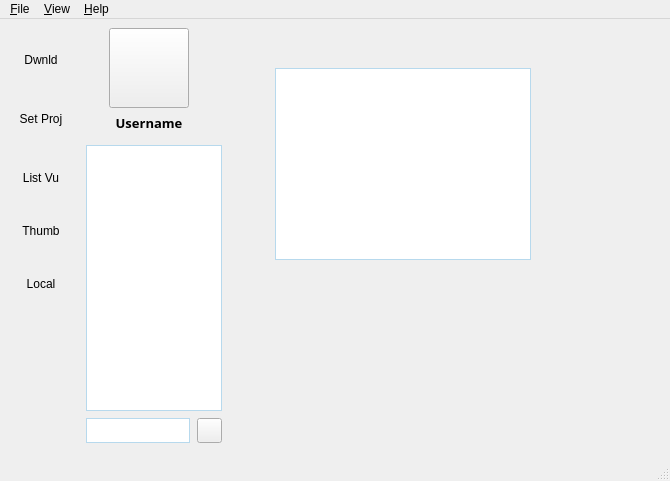
<?xml version="1.0" encoding="UTF-8"?>
<ui version="4.0">
 <class>CGHubDownloader</class>
 <widget class="QMainWindow" name="CGHubDownloader">
  <property name="geometry">
   <rect>
    <x>0</x>
    <y>0</y>
    <width>670</width>
    <height>481</height>
   </rect>
  </property>
  <property name="windowTitle">
   <string>CGHub Downloader</string>
  </property>
  <property name="windowIcon">
   <iconset resource="resources.qrc">
    <normaloff>:/appicon.png</normaloff>:/appicon.png</iconset>
  </property>
  <property name="tabShape">
   <enum>QTabWidget::Rounded</enum>
  </property>
  <widget class="QWidget" name="centralwidget">
   <property name="styleSheet">
    <string notr="true">/*QWidget {
	background-color: qlineargradient(spread:pad, x1:1, y1:1, x2:1, y2:0, stop:0 rgba(218, 218, 218, 255), stop:1 rgba(255, 255, 255, 255))
}*/

QListWidget, QListView, QTableWidget, QTableView, QLineEdit {
	border: 1px solid #b7d9ed;
}

QGroupBox {
   border: none;
}
</string>
   </property>
   <layout class="QHBoxLayout" name="horizontalLayout_2">
    <item>
     <layout class="QHBoxLayout" name="horizontalLayout">
      <item>
       <widget class="QWidget" name="widget" native="true">
        <layout class="QVBoxLayout" name="verticalLayout_4">
         <property name="spacing">
          <number>3</number>
         </property>
         <property name="margin">
          <number>7</number>
         </property>
         <item>
          <widget class="QToolButton" name="download_buttonWidget">
           <property name="minimumSize">
            <size>
             <width>50</width>
             <height>50</height>
            </size>
           </property>
           <property name="toolTip">
            <string>Download this user's images</string>
           </property>
           <property name="text">
            <string>Dwnld</string>
           </property>
           <property name="icon">
            <iconset resource="resources.qrc">
             <normaloff>:/download.png</normaloff>:/download.png</iconset>
           </property>
           <property name="iconSize">
            <size>
             <width>50</width>
             <height>50</height>
            </size>
           </property>
           <property name="autoRaise">
            <bool>true</bool>
           </property>
          </widget>
         </item>
         <item>
          <widget class="Line" name="line_2">
           <property name="lineWidth">
            <number>0</number>
           </property>
           <property name="orientation">
            <enum>Qt::Horizontal</enum>
           </property>
          </widget>
         </item>
         <item>
          <widget class="QToolButton" name="setproject_buttonWidget">
           <property name="minimumSize">
            <size>
             <width>50</width>
             <height>50</height>
            </size>
           </property>
           <property name="toolTip">
            <string>Set download location</string>
           </property>
           <property name="text">
            <string>Set Proj</string>
           </property>
           <property name="icon">
            <iconset resource="resources.qrc">
             <normaloff>:/project.png</normaloff>:/project.png</iconset>
           </property>
           <property name="iconSize">
            <size>
             <width>50</width>
             <height>50</height>
            </size>
           </property>
           <property name="autoRaise">
            <bool>true</bool>
           </property>
          </widget>
         </item>
         <item>
          <widget class="Line" name="line">
           <property name="frameShadow">
            <enum>QFrame::Sunken</enum>
           </property>
           <property name="lineWidth">
            <number>0</number>
           </property>
           <property name="orientation">
            <enum>Qt::Horizontal</enum>
           </property>
          </widget>
         </item>
         <item>
          <widget class="QToolButton" name="tableview_buttonWidget">
           <property name="minimumSize">
            <size>
             <width>50</width>
             <height>50</height>
            </size>
           </property>
           <property name="toolTip">
            <string>Switch to table view</string>
           </property>
           <property name="text">
            <string>List Vu</string>
           </property>
           <property name="icon">
            <iconset resource="resources.qrc">
             <normaloff>:/tableview.png</normaloff>:/tableview.png</iconset>
           </property>
           <property name="iconSize">
            <size>
             <width>50</width>
             <height>50</height>
            </size>
           </property>
           <property name="autoRaise">
            <bool>true</bool>
           </property>
          </widget>
         </item>
         <item>
          <widget class="QToolButton" name="thumbnailview_buttonWidget">
           <property name="minimumSize">
            <size>
             <width>50</width>
             <height>50</height>
            </size>
           </property>
           <property name="toolTip">
            <string>Switch to thumbnail view</string>
           </property>
           <property name="text">
            <string>Thumb</string>
           </property>
           <property name="icon">
            <iconset resource="resources.qrc">
             <normaloff>:/thumbnailview.png</normaloff>:/thumbnailview.png</iconset>
           </property>
           <property name="iconSize">
            <size>
             <width>50</width>
             <height>50</height>
            </size>
           </property>
           <property name="autoRaise">
            <bool>true</bool>
           </property>
          </widget>
         </item>
         <item>
          <widget class="QToolButton" name="localview_buttonWidget">
           <property name="minimumSize">
            <size>
             <width>50</width>
             <height>50</height>
            </size>
           </property>
           <property name="toolTip">
            <string>Switch to local folder view</string>
           </property>
           <property name="text">
            <string>Local</string>
           </property>
           <property name="icon">
            <iconset resource="resources.qrc">
             <normaloff>:/localview.png</normaloff>:/localview.png</iconset>
           </property>
           <property name="iconSize">
            <size>
             <width>50</width>
             <height>50</height>
            </size>
           </property>
           <property name="autoRaise">
            <bool>true</bool>
           </property>
          </widget>
         </item>
         <item>
          <spacer name="verticalSpacer">
           <property name="orientation">
            <enum>Qt::Vertical</enum>
           </property>
           <property name="sizeHint" stdset="0">
            <size>
             <width>20</width>
             <height>40</height>
            </size>
           </property>
          </spacer>
         </item>
        </layout>
       </widget>
      </item>
      <item>
       <layout class="QVBoxLayout" name="verticalLayout_3">
        <item>
         <widget class="QWidget" name="avatarhold_widget" native="true">
          <property name="sizePolicy">
           <sizepolicy hsizetype="Preferred" vsizetype="Preferred">
            <horstretch>0</horstretch>
            <verstretch>0</verstretch>
           </sizepolicy>
          </property>
          <property name="minimumSize">
           <size>
            <width>0</width>
            <height>80</height>
           </size>
          </property>
          <property name="maximumSize">
           <size>
            <width>140</width>
            <height>16777215</height>
           </size>
          </property>
          <widget class="QToolButton" name="avatar_buttonWidget">
           <property name="geometry">
            <rect>
             <x>30</x>
             <y>0</y>
             <width>80</width>
             <height>80</height>
            </rect>
           </property>
           <property name="text">
            <string/>
           </property>
           <property name="iconSize">
            <size>
             <width>50</width>
             <height>50</height>
            </size>
           </property>
           <property name="autoRaise">
            <bool>false</bool>
           </property>
          </widget>
         </widget>
        </item>
        <item>
         <widget class="QLabel" name="username_labelWidget">
          <property name="sizePolicy">
           <sizepolicy hsizetype="Minimum" vsizetype="Preferred">
            <horstretch>0</horstretch>
            <verstretch>0</verstretch>
           </sizepolicy>
          </property>
          <property name="maximumSize">
           <size>
            <width>140</width>
            <height>16777215</height>
           </size>
          </property>
          <property name="font">
           <font>
            <family>Segoe UI Semibold</family>
            <pointsize>10</pointsize>
            <weight>75</weight>
            <bold>true</bold>
           </font>
          </property>
          <property name="text">
           <string>Username</string>
          </property>
          <property name="alignment">
           <set>Qt::AlignCenter</set>
          </property>
         </widget>
        </item>
        <item>
         <widget class="QGroupBox" name="groupBox">
          <property name="maximumSize">
           <size>
            <width>150</width>
            <height>16777215</height>
           </size>
          </property>
          <property name="title">
           <string/>
          </property>
          <property name="flat">
           <bool>false</bool>
          </property>
          <layout class="QHBoxLayout" name="horizontalLayout_4">
           <property name="spacing">
            <number>6</number>
           </property>
           <property name="margin">
            <number>7</number>
           </property>
           <item>
            <layout class="QVBoxLayout" name="verticalLayout">
             <property name="spacing">
              <number>7</number>
             </property>
             <item>
              <widget class="QListView" name="users_listViewWidget">
               <property name="minimumSize">
                <size>
                 <width>0</width>
                 <height>0</height>
                </size>
               </property>
               <property name="font">
                <font>
                 <family>Segoe UI</family>
                 <pointsize>9</pointsize>
                </font>
               </property>
               <property name="toolTip">
                <string>Click on user's name to see user's images list on the right</string>
               </property>
               <property name="tabKeyNavigation">
                <bool>false</bool>
               </property>
               <property name="iconSize">
                <size>
                 <width>0</width>
                 <height>0</height>
                </size>
               </property>
               <property name="spacing">
                <number>0</number>
               </property>
              </widget>
             </item>
             <item>
              <layout class="QHBoxLayout" name="horizontalLayout_3">
               <item>
                <widget class="QLineEdit" name="newuser_lineEditWidget">
                 <property name="minimumSize">
                  <size>
                   <width>0</width>
                   <height>25</height>
                  </size>
                 </property>
                 <property name="font">
                  <font>
                   <family>Segoe UI</family>
                   <pointsize>9</pointsize>
                  </font>
                 </property>
                 <property name="toolTip">
                  <string>Type in CGHub user's name here</string>
                 </property>
                 <property name="text">
                  <string/>
                 </property>
                 <property name="readOnly">
                  <bool>false</bool>
                 </property>
                </widget>
               </item>
               <item>
                <widget class="QPushButton" name="adduser_buttonWidget">
                 <property name="minimumSize">
                  <size>
                   <width>25</width>
                   <height>25</height>
                  </size>
                 </property>
                 <property name="maximumSize">
                  <size>
                   <width>25</width>
                   <height>25</height>
                  </size>
                 </property>
                 <property name="toolTip">
                  <string>Add user to list</string>
                 </property>
                 <property name="text">
                  <string/>
                 </property>
                 <property name="icon">
                  <iconset resource="resources.qrc">
                   <normaloff>:/plus.png</normaloff>:/plus.png</iconset>
                 </property>
                </widget>
               </item>
              </layout>
             </item>
            </layout>
           </item>
          </layout>
         </widget>
        </item>
       </layout>
      </item>
      <item>
       <widget class="QStackedWidget" name="stackedWidget">
        <property name="sizePolicy">
         <sizepolicy hsizetype="Preferred" vsizetype="Preferred">
          <horstretch>0</horstretch>
          <verstretch>0</verstretch>
         </sizepolicy>
        </property>
        <property name="currentIndex">
         <number>0</number>
        </property>
        <widget class="QWidget" name="page">
         <widget class="MyTableView" name="images_tableViewWidget">
          <property name="geometry">
           <rect>
            <x>40</x>
            <y>40</y>
            <width>256</width>
            <height>192</height>
           </rect>
          </property>
          <property name="font">
           <font>
            <family>Segoe UI</family>
            <pointsize>9</pointsize>
           </font>
          </property>
          <property name="frameShape">
           <enum>QFrame::StyledPanel</enum>
          </property>
          <property name="frameShadow">
           <enum>QFrame::Sunken</enum>
          </property>
          <property name="alternatingRowColors">
           <bool>false</bool>
          </property>
          <property name="gridStyle">
           <enum>Qt::SolidLine</enum>
          </property>
          <attribute name="horizontalHeaderDefaultSectionSize">
           <number>250</number>
          </attribute>
          <attribute name="horizontalHeaderHighlightSections">
           <bool>false</bool>
          </attribute>
          <attribute name="horizontalHeaderMinimumSectionSize">
           <number>150</number>
          </attribute>
          <attribute name="verticalHeaderVisible">
           <bool>false</bool>
          </attribute>
          <attribute name="verticalHeaderCascadingSectionResizes">
           <bool>false</bool>
          </attribute>
          <attribute name="verticalHeaderDefaultSectionSize">
           <number>27</number>
          </attribute>
          <attribute name="verticalHeaderMinimumSectionSize">
           <number>20</number>
          </attribute>
          <attribute name="verticalHeaderStretchLastSection">
           <bool>false</bool>
          </attribute>
         </widget>
        </widget>
        <widget class="QWidget" name="page_2">
         <widget class="MyThumbnailsView" name="thumbnails_tableViewWidget">
          <property name="geometry">
           <rect>
            <x>40</x>
            <y>60</y>
            <width>256</width>
            <height>192</height>
           </rect>
          </property>
          <property name="font">
           <font>
            <family>Segoe UI</family>
            <pointsize>9</pointsize>
           </font>
          </property>
          <property name="frameShape">
           <enum>QFrame::StyledPanel</enum>
          </property>
          <property name="frameShadow">
           <enum>QFrame::Sunken</enum>
          </property>
          <property name="alternatingRowColors">
           <bool>false</bool>
          </property>
          <property name="gridStyle">
           <enum>Qt::SolidLine</enum>
          </property>
          <attribute name="horizontalHeaderVisible">
           <bool>false</bool>
          </attribute>
          <attribute name="horizontalHeaderDefaultSectionSize">
           <number>80</number>
          </attribute>
          <attribute name="horizontalHeaderHighlightSections">
           <bool>false</bool>
          </attribute>
          <attribute name="horizontalHeaderMinimumSectionSize">
           <number>80</number>
          </attribute>
          <attribute name="verticalHeaderVisible">
           <bool>false</bool>
          </attribute>
          <attribute name="verticalHeaderCascadingSectionResizes">
           <bool>false</bool>
          </attribute>
          <attribute name="verticalHeaderDefaultSectionSize">
           <number>100</number>
          </attribute>
          <attribute name="verticalHeaderMinimumSectionSize">
           <number>100</number>
          </attribute>
          <attribute name="verticalHeaderStretchLastSection">
           <bool>false</bool>
          </attribute>
         </widget>
        </widget>
       </widget>
      </item>
     </layout>
    </item>
   </layout>
  </widget>
  <widget class="QMenuBar" name="menubar">
   <property name="geometry">
    <rect>
     <x>0</x>
     <y>0</y>
     <width>670</width>
     <height>21</height>
    </rect>
   </property>
   <widget class="QMenu" name="file_Menu">
    <property name="title">
     <string>&amp;File</string>
    </property>
    <addaction name="setProject_Action"/>
   </widget>
   <widget class="QMenu" name="help_Menu">
    <property name="title">
     <string>&amp;Help</string>
    </property>
   </widget>
   <widget class="QMenu" name="view_Menu">
    <property name="title">
     <string>&amp;View</string>
    </property>
   </widget>
   <addaction name="file_Menu"/>
   <addaction name="view_Menu"/>
   <addaction name="help_Menu"/>
  </widget>
  <widget class="QStatusBar" name="statusbar"/>
  <action name="setProject_Action">
   <property name="text">
    <string>Set download location</string>
   </property>
  </action>
  <action name="about_Action">
   <property name="text">
    <string>About</string>
   </property>
  </action>
  <action name="actionLog">
   <property name="checkable">
    <bool>true</bool>
   </property>
   <property name="text">
    <string>Log</string>
   </property>
  </action>
  <action name="test_action">
   <property name="text">
    <string>Test</string>
   </property>
  </action>
  <action name="openDatViewer_action">
   <property name="text">
    <string>View database</string>
   </property>
   <property name="toolTip">
    <string>View database ('Users.dat')</string>
   </property>
  </action>
 </widget>
 <customwidgets>
  <customwidget>
   <class>MyTableView</class>
   <extends>QTableView</extends>
   <header>mytableview.h</header>
  </customwidget>
  <customwidget>
   <class>MyThumbnailsView</class>
   <extends>QTableView</extends>
   <header>mythumbnailsview.h</header>
  </customwidget>
 </customwidgets>
 <tabstops>
  <tabstop>newuser_lineEditWidget</tabstop>
  <tabstop>adduser_buttonWidget</tabstop>
  <tabstop>users_listViewWidget</tabstop>
  <tabstop>download_buttonWidget</tabstop>
  <tabstop>setproject_buttonWidget</tabstop>
  <tabstop>tableview_buttonWidget</tabstop>
  <tabstop>thumbnailview_buttonWidget</tabstop>
  <tabstop>localview_buttonWidget</tabstop>
  <tabstop>avatar_buttonWidget</tabstop>
 </tabstops>
 <resources>
  <include location="resources.qrc"/>
 </resources>
 <connections/>
</ui>
